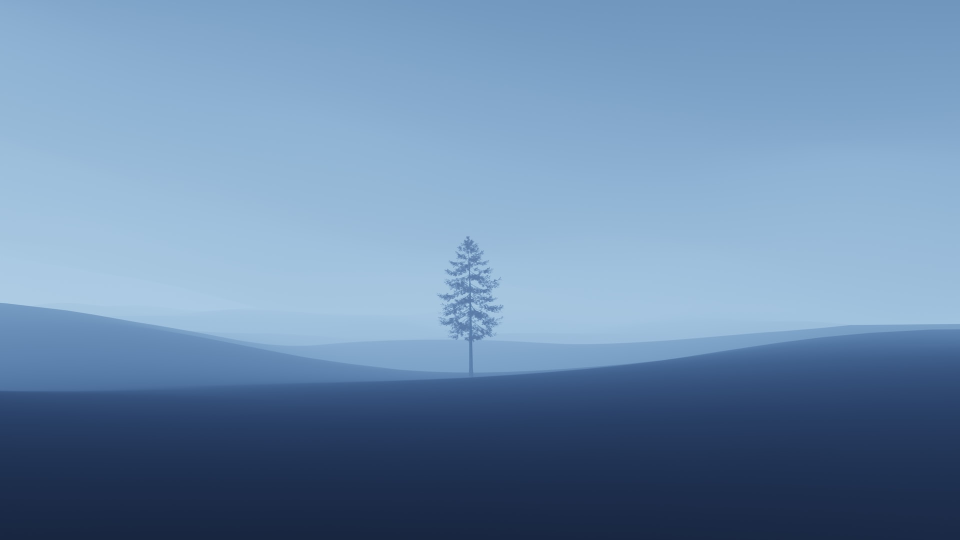
#> input picture DIP/Examen 7/imagenog1.jpg, 1920 x 1080 px, found by its file name (shown at 1/2 size)
$ python Exam.py
#> lines starting #> are read from the running program, lines starting #| are printed output that depends on the picture
#Examen - Ejercicio 7
#Elaborado por César Alejandro Villegas Espíndola
#Fecha: Jueves 10 de noviembre del 2022

#Importación de librerias
from matplotlib import pyplot as plt
import matplotlib.image as mpimg
import numpy as np
from PIL import Image

#Se carga la imagen
img = mpimg.imread('/Users/cvillegas/workspace/Py/DIP/Examen /imagenog1.jpg')
#> img is the input picture: shape (1080, 1920, 3); mean R, G, B 107.7, 138.5, 172.1
img2 = mpimg.imread('/Users/cvillegas/workspace/Py/DIP/Examen /imagenog2.jpg')
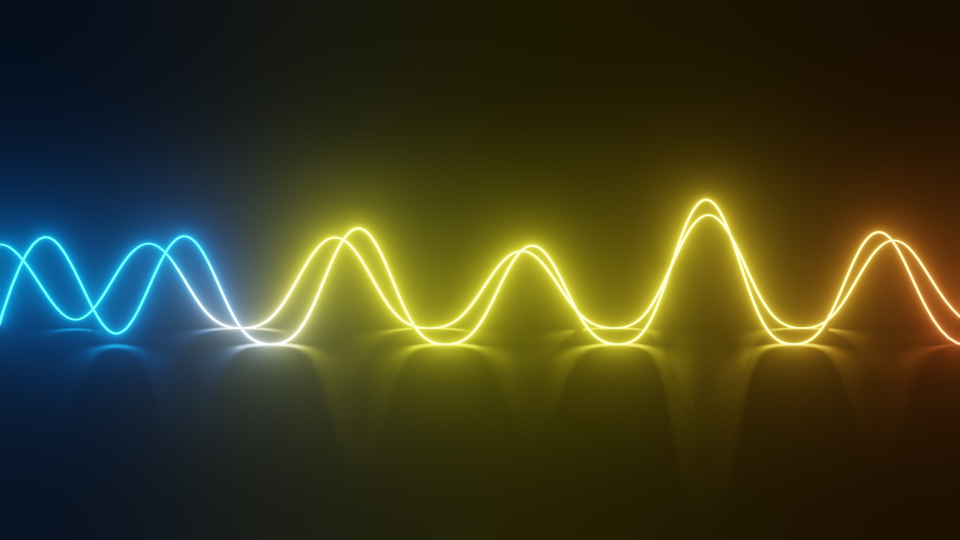
#> input picture DIP/Examen 7/imagenog2.jpg, 1920 x 1080 px, found by its file name (shown at 1/2 size)
#> img2 is the input picture: shape (1080, 1920, 3); mean R, G, B 59.5, 60.1, 32.4

# A) Mostrar una sola imagen cuyo los dos primeros canales
# Sean de rg y de la segunda imagen seria el tercer canal b

img1_2 = np.zeros((1080,1920,3), dtype=np.uint8)
img1_3 = np.zeros((1080,1920,3), dtype=np.uint8)
img1_4 = np.zeros((1080,1920,3), dtype=np.uint8)

#Rojo
red = img[:,:,0]
green = img[:,:,1]
blue = img[:,:,2]

green = 0*green
#> green: shape (1080, 1920); every value is 0
blue = blue*0

img1_2[:,:,0]=red
img1_2[:,:,1]=green
img1_2[:,:,2]=blue

#Verde
red = 0*img[:,:,0]
green = img[:,:,1]
blue = 0*img[:,:,2]

img1_3[:,:,0]=red
#> img1_3: shape (1080, 1920, 3); every value is 0
img1_3[:,:,1]=green
img1_3[:,:,2]=blue

#Azul
red = 0*img2[:,:,0]
green = 0*img2[:,:,1]
blue = img2[:,:,2]

img1_4[:,:,0]=red
img1_4[:,:,1]=green
img1_4[:,:,2]=blue

img_md1 = img1_2 + img1_3 + img1_4

plt.imshow(img_md1)
plt.title("Imagen modificada 1")
plt.show()

Imagen_md1 = Image.fromarray(img_md1)

# B) En una imagen nueva(imagen modificada)
# presentar en un subplot arriba la negativa
# Su c, m, Y

#CMY
img1_5 = np.zeros((1080,1920,3), dtype=np.uint8) #Imagen negativa
img1_6 = np.zeros((1080,1920,3), dtype=np.uint8)
img1_7 = np.zeros((1080,1920,3), dtype=np.uint8)
img1_8 = np.zeros((1080,1920,3), dtype=np.uint8)

#Conversion a espacio CMY

img1_5[:,:,0]=255-img_md1[:,:,0]
img1_5[:,:,1]=255-img_md1[:,:,1]
img1_5[:,:,2]=255-img_md1[:,:,2]

#Cyan
red = 255-img_md1[:,:,0]
green = 255
blue = 255

img1_6[:,:,0]=red
img1_6[:,:,1]=green
img1_6[:,:,2]=blue

#Magenta
red = 255
green = 255-img_md1[:,:,1]
blue = 255

img1_7[:,:,0]=red
img1_7[:,:,1]=green
img1_7[:,:,2]=blue
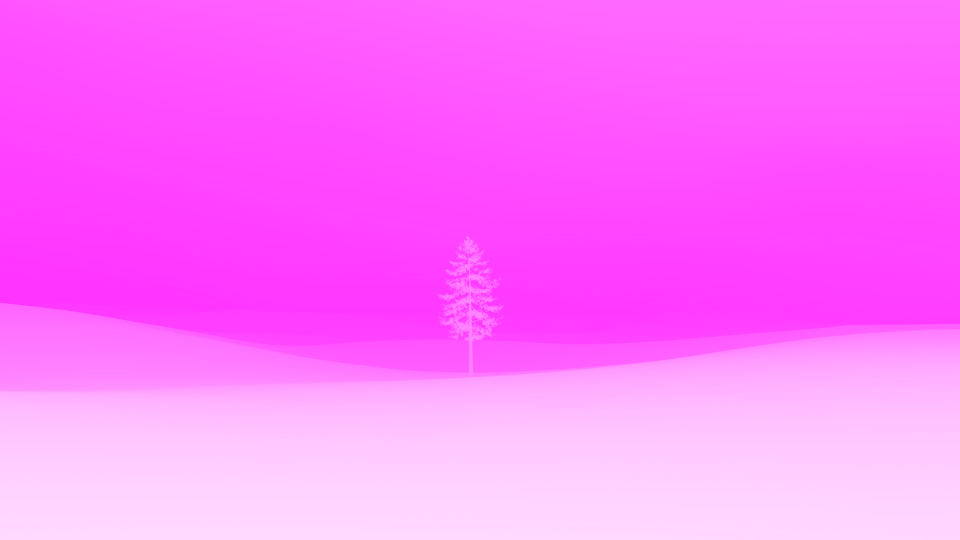
#> img1_7: shape (1080, 1920, 3) (shown at 1/2 size); mean of channels 0, 1, 2 255, 116.5, 255; drawn as R, G, B

#Yellow
red = 255
green = 255
blue = 255-img_md1[:,:,2]

img1_8[:,:,0]=red
img1_8[:,:,1]=green
img1_8[:,:,2]=blue
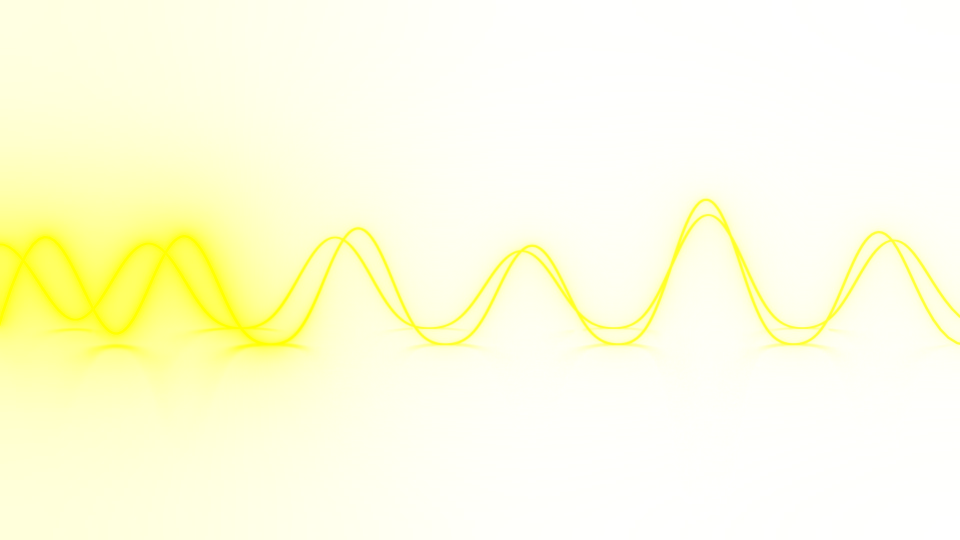
#> img1_8: shape (1080, 1920, 3) (shown at 1/2 size); mean of channels 0, 1, 2 255, 255, 222.6; drawn as R, G, B

f, axes = plt.subplots(2,2, constrained_layout = True)

#Imagen modificada 1 - negativo
axes[0, 0].title.set_text('Imagen modificada 1 - negativa')
axes[0, 0].imshow(img1_5)

#Imagen modificada 1 - cyan
axes[0, 1].title.set_text('Imagen modificada 1 - color cyan')
axes[0, 1].imshow(img1_6)

#Imagen modificada 1 - magenta
axes[1, 0].title.set_text('Imagen modificada 1 - color magenta')
axes[1, 0].imshow(img1_7)

#Imagen modificada 1 - yellow
axes[1, 1].title.set_text('Imagen modificada 1 - color amarillo')
axes[1, 1].imshow(img1_8)
plt.show()

# C) Mostrar el histograma de la escala de grises

imgmd_gris1 = Imagen_md1.convert('L')
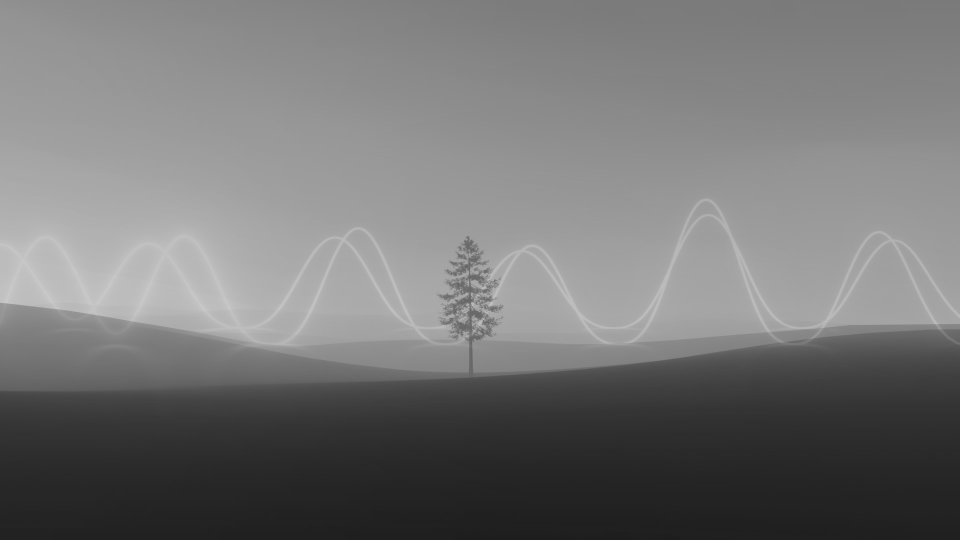
#> imgmd_gris1: PIL image 1920x1080 L (shown at 1/2 size); min 30, max 205, mean 117.2
histgray = imgmd_gris1.histogram()
#> histgray = 256 values, max 43034 at index 35, min 0 at index 0, mean 8100
plt.plot(histgray, color='gray')

plt.xlabel('Intensiddad')
plt.ylabel('Cantidad de pixeles')
plt.show()
#> figure, not shown here; curve peaks at x = 35, y = 43034

# D) Subplot de la imagen invertida en el eje x - horizontal
# Imagen invertida en y - vertical
# Imagen rotada

f, axes = plt.subplots(2,2, constrained_layout = True)

#Imagen modificada 1
axes[0, 0].title.set_text('Imagen modificada 1')
axes[0, 0].imshow(img_md1)

#Imagen modificda 1 - invertida en el eje x (Horizontal)
#horizontal = Imagen_md1.transpose(Image.FLIP_LEFT_RIGHT)
horizontal = Image.fromarray(np.fliplr(img_md1))
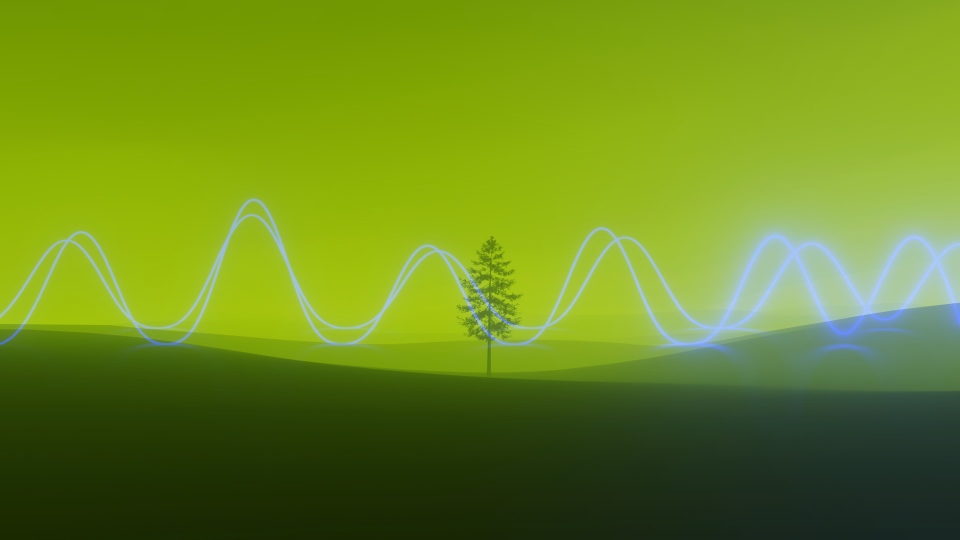
#> horizontal: PIL image 1920x1080 RGB (shown at 1/2 size); mean R, G, B 107.7, 138.5, 32.4
axes[0, 1].title.set_text('Imagen modificada 1 - invertida en el eje x')
axes[0, 1].imshow(horizontal)

#Imagen modificada 1 - invertida en el eje y (Vertical)
vertical = Imagen_md1.transpose(Image.FLIP_TOP_BOTTOM)
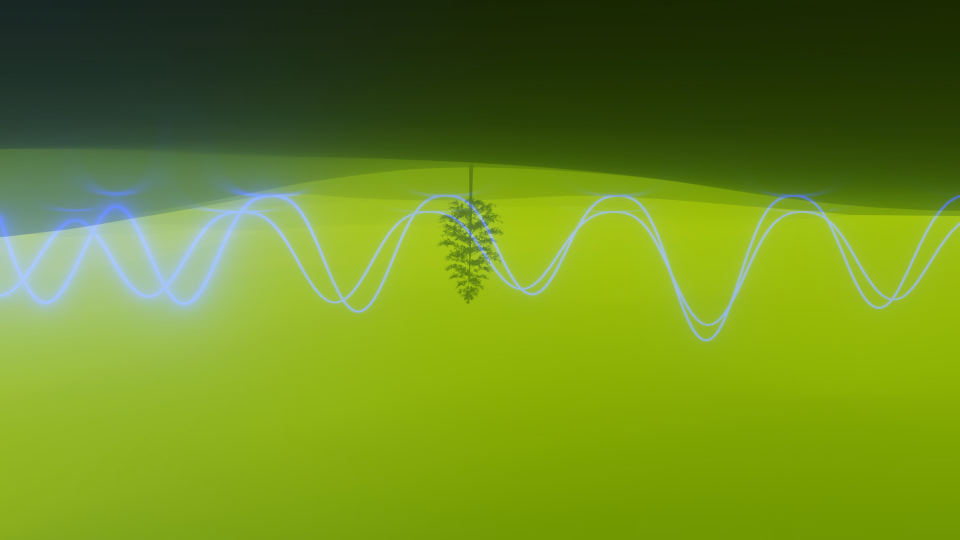
#> vertical: PIL image 1920x1080 RGB (shown at 1/2 size); mean R, G, B 107.7, 138.5, 32.4
axes[1, 0].title.set_text('Imagen modificada 1 - invertida en el eje y')
axes[1, 0].imshow(vertical)

#Imagen modificada 1 - rotada
axes[1, 1].title.set_text('Imagen modificada 1 - rotada')
axes[1, 1].imshow(Imagen_md1.rotate(45))

plt.show()
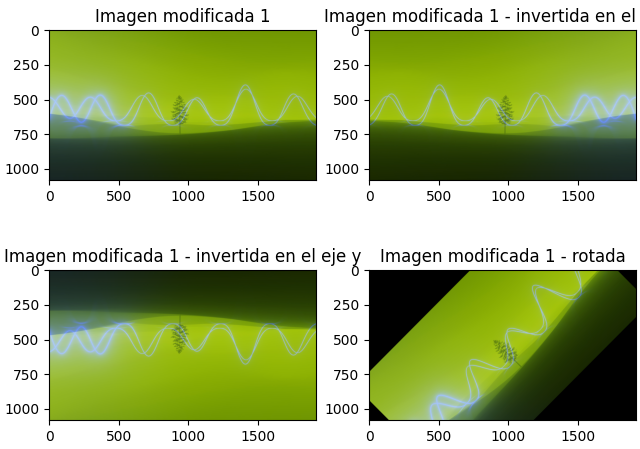
#> figure drawn by matplotlib, 4 panels
